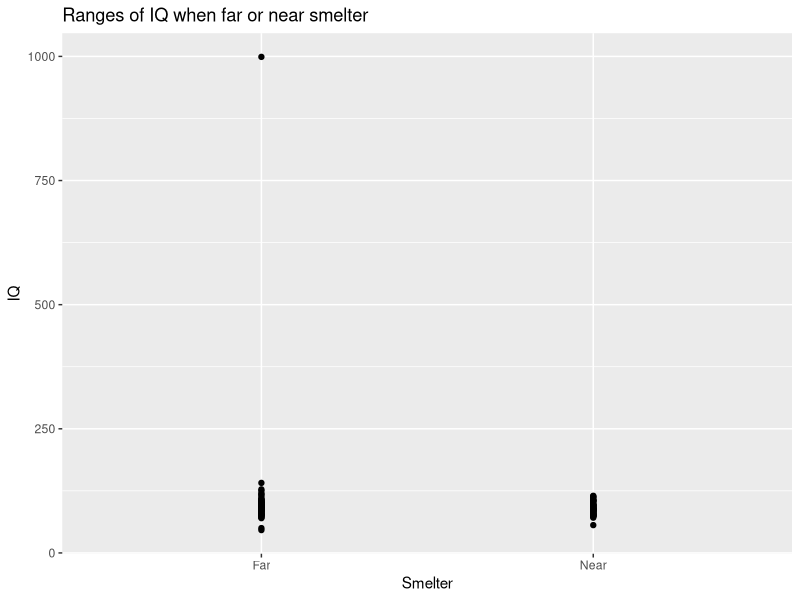

R code for this plot: (Note: this script raises an error after producing the figure.)
## ---- chunk 1
knitr::opts_chunk$set(echo = TRUE)
## ---- chunk 2
iq <- read.csv("lead-iq-01.csv")
## ---- chunk 3
str(iq)
head(iq)
## ---- chunk 4
library(ggplot2)
qplot(x= iq$Smelter, y= iq$IQ, 
      xlab= "Smelter",
      ylab= "IQ",
      main= "Ranges of IQ when far or near smelter")
## ---- chunk 5
plot(x= iq$Smelter, y= iq$IQ, 
      xlab= "Smelter",
      ylab= "IQ",
      main= "Ranges of IQ when far or near smelter")

## ---- chunk 6
library(knitr)
kable(summary(iq))
kable(summary(iq[iq$Smelter == "Far",]))
kable(summary(iq[iq$Smelter == "Near",]))

